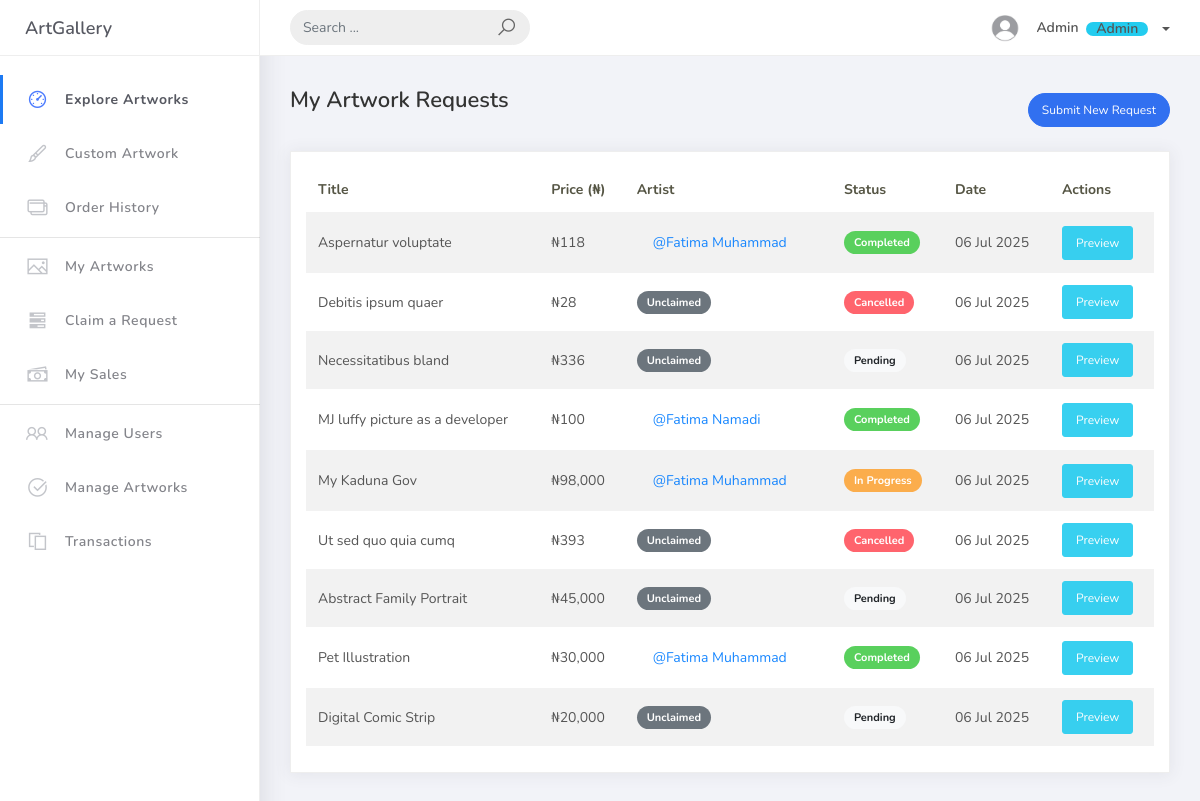
Page /my_requests.php (signed in) on the committed database.
### tables this page shows
CREATE TABLE `users` (
  `userID` int NOT NULL,
  `name` varchar(100) NOT NULL,
  `email` varchar(200) NOT NULL,
  `phone` varchar(11) NOT NULL,
  `role` varchar(100) NOT NULL DEFAULT 'Buyer',
  `address` varchar(200) DEFAULT NULL,
  `biography` varchar(500) DEFAULT NULL,
  `profile_photo` varchar(200) DEFAULT NULL,
  `password` varchar(200) NOT NULL,
  `status` int NOT NULL DEFAULT '1',
  `created_at` timestamp(6) NOT NULL DEFAULT CURRENT_TIMESTAMP(6),
  `updated_at` timestamp(6) NOT NULL DEFAULT CURRENT_TIMESTAMP(6)
);

CREATE TABLE `custom_requests` (
  `requestID` int NOT NULL,
  `created_by` int NOT NULL,
  `artistID` int DEFAULT NULL,
  `request_title` varchar(200) NOT NULL,
  `specifications` varchar(500) NOT NULL,
  `offered_price` int NOT NULL,
  `sketch_sample` varchar(200) DEFAULT NULL,
  `uploaded_artwork` varchar(200) DEFAULT NULL,
  `status` int NOT NULL,
  `created_at` timestamp(6) NOT NULL DEFAULT CURRENT_TIMESTAMP(6),
  `updated_at` timestamp(6) NOT NULL DEFAULT CURRENT_TIMESTAMP(6)
);

### api/auth.php (called while the page is built, shortened)
<?php
require_once 'db.php';
$user_id = $_SESSION['user_id'];
$stmt = $pdo->prepare("SELECT * FROM users WHERE userID = ?");
$stmt->execute([$user_id]);
$user = $stmt->fetch(PDO::FETCH_ASSOC);
?>

### my_requests.php (the view, shortened to what this page needs)
<?php
require './api/auth.php';
?>
<!DOCTYPE html>
<html>
<head>
    <link rel="stylesheet" href="./assets/css/bootstrap.min.css">
    <link rel="stylesheet" href="./assets/css/ready.css">
    <link rel="stylesheet" href="./assets/css/demo.css">
</head>
<body>
    <div class="wrapper">
        <?php include('components/header.php'); ?>
        <?php include('components/sidebar.php'); ?>
        <div class="main-panel">
            <div class="content">
                <div class="container-fluid">
                    <div class="d-flex justify-content-between align-items-center mb-3">
                        <h4 class="page-title">My Artwork Requests</h4>
                        <a href="create_requests.php" class="btn btn-rounded btn-primary btn-sm">Submit New Request</a>
                    </div>
                    <div class="card">
                        <div class="card-body">
                        <?php
                            $stmt = $pdo->prepare("
                            SELECT r.*, u.name AS artist_name
                            FROM custom_requests r
                            LEFT JOIN users u ON r.artistID = u.userID
                            WHERE r.created_by = ?
                            ORDER BY r.created_at DESC
                            ");
                            $stmt->execute([$user_id]);
                            $requests = $stmt->fetchAll(PDO::FETCH_ASSOC);
                            $rowsHtml = '';
                            foreach ($requests as $request) {
                            $rowsHtml .= '<tr>';
                            $rowsHtml .= '<td>' . htmlspecialchars($request['request_title']) . '</td>';
                            $rowsHtml .= '<td>₦' . number_format($request['offered_price']) . '</td>';
                            if ($request['artistID']) {
                                $rowsHtml .= '<td>
                                    <a href="artist-profile.php?id=' . $request['artistID'] . '" class="btn btn-link">@' . htmlspecialchars($request['artist_name'] ?? '') . '</a>
                                </td>';
                            } else {
                                $rowsHtml .= '<td><span class="badge badge-secondary">Unclaimed</span></td>';
                            }
                            $statusText = match ((int) $request['status']) {
                                -1 => '<span class="badge badge-danger">Cancelled</span>',
                                1 => '<span class="badge badge-warning">In Progress</span>',
                                2 => '<span class="badge badge-success">Completed</span>',
                                default => '<span class="badge badge-light">Pending</span>',
                            };
                            $rowsHtml .= '<td>' . $statusText . '</td>';
                            $rowsHtml .= '<td>' . date('d M Y', strtotime($request['created_at'])) . '</td>';
                            $rowsHtml .= '<td><a href="preview_request.php?id=' . $request['requestID'] . '" class="btn btn-sm btn-info">Preview</a></td>';
                            $rowsHtml .= '</tr>';
                            }
                            include('components/table.php');
                        ?>
                        </div>
                    </div>
                </div>
            </div>
        </div>
    </div>
</body>
</html>

### components/header.php (shortened to what this page needs)
<?php require_once './api/auth.php'; ?>
<div class="main-header">
    <div class="logo-header">
        <a href="dashboard.php" class="logo">ArtGallery</a>
    </div>
    <nav class="navbar navbar-header navbar-expand-lg">
        <div class="container-fluid">
            <form class="navbar-left navbar-form nav-search mr-md-3" action="#">
                <div class="input-group">
                    <input type="text" placeholder="Search ..." class="form-control">
                    <div class="input-group-append">
                        <span class="input-group-text">
                            <i class="la la-search search-icon"></i>
                        </span>
                    </div>
                </div>
            </form>
            <ul class="navbar-nav topbar-nav ml-md-auto align-items-center">
                <li class="nav-item dropdown">
                    <a class="dropdown-toggle profile-pic" data-toggle="dropdown" href="#" aria-expanded="false">
                        <img src="<?= htmlspecialchars($user['profile_photo'] ?? './assets/img/profile.jpg') ?>"
                            alt="user-img" width="36" class="img-circle">
                        <span>
                            <?= htmlspecialchars($user['name']) ?>
                            <span class="badge badge-info ml-1">
                                <?= ucfirst($user['role']) ?>
                            </span>
                        </span>
                    </a>
                </li>
            </ul>
        </div>
    </nav>
</div>

### rows in the picture
users: name "Admin", role "Admin"
custom_requests: request_title "Aspernatur voluptate", offered_price "118", users.name "Fatima Muhammad", status "Completed", created_at "06 Jul 2025"
custom_requests: request_title "Debitis ipsum quaer", offered_price "28", shows "Unclaimed", status "Cancelled", created_at "06 Jul 2025"
custom_requests: request_title "Necessitatibus bland", offered_price "336", shows "Unclaimed", status "Pending", created_at "06 Jul 2025"
custom_requests: request_title "MJ luffy picture as a developer", offered_price "100", users.name "Fatima Namadi", status "Completed", created_at "06 Jul 2025"
custom_requests: request_title "My Kaduna Gov", offered_price "98,000", users.name "Fatima Muhammad", status "In Progress", created_at "06 Jul 2025"
custom_requests: request_title "Ut sed quo quia cumq", offered_price "393", shows "Unclaimed", status "Cancelled", created_at "06 Jul 2025"
custom_requests: request_title "Abstract Family Portrait", offered_price "45,000", shows "Unclaimed", status "Pending", created_at "06 Jul 2025"
custom_requests: request_title "Pet Illustration", offered_price "30,000", users.name "Fatima Muhammad", status "Completed", created_at "06 Jul 2025"
custom_requests: request_title "Digital Comic Strip", offered_price "20,000", shows "Unclaimed", status "Pending", created_at "06 Jul 2025"

### other values in the picture
$header "Title"
$header "Price (₦)"
$header "Artist"
$header "Status"
$header "Date"
$header "Actions"
